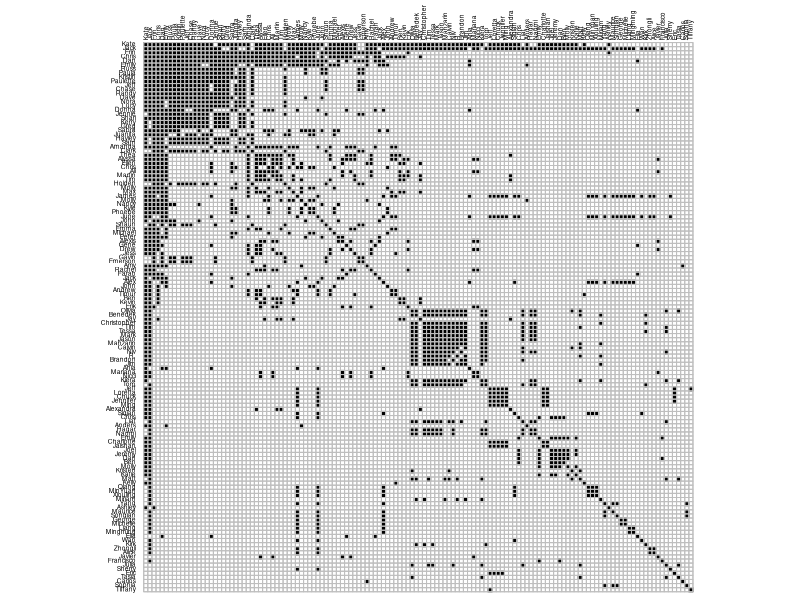

The R script that drew this image:
## ---- chunk 1
# packages needed
if (!require("tidyverse")) {install.packages("tidyverse")}; require("tidyverse")
if (!require("corrplot")) {install.packages("corrplot")}; require("corrplot")

# load data
read_csv(file = "subjective.network.csv") -> admat_lower # adjacency matrix, lower half only

# convert to matrix
admat_lower %>%
  select(2:ncol(admat_lower)) %>%
  as.matrix() -> admat_lower

# create full adjacency matrix
  # 134 x 134 identity matrix
admat_full <- diag(nrow(admat_lower))

  # add column and row labels, first names only
word(string = colnames(admat_lower), start = 1, sep = " ") -> colnames(admat_full) -> rownames(admat_full)

  # make lower half admat_full the same as lower half of admat_lower
admat_full[lower.tri(admat_full)] <- admat_lower[lower.tri(admat_lower)]

  # reflect lower half to upper half
admat_full + t(admat_full) -> admat_full

  # make diag equal to 1
diag(admat_full) <- 1

  # check if symmetric
isSymmetric(admat_full)
## ---- chunk 2

corrplot::corrplot(corr = admat_full, 
                   method = "square", 
                   type = "full",
                   diag = TRUE,
                   order = "FPC",
                   tl.cex = 0.4,
                   tl.col = "black",
                   cl.pos = "n",
                   col = colorRampPalette(c("green","white","black"))(200))
